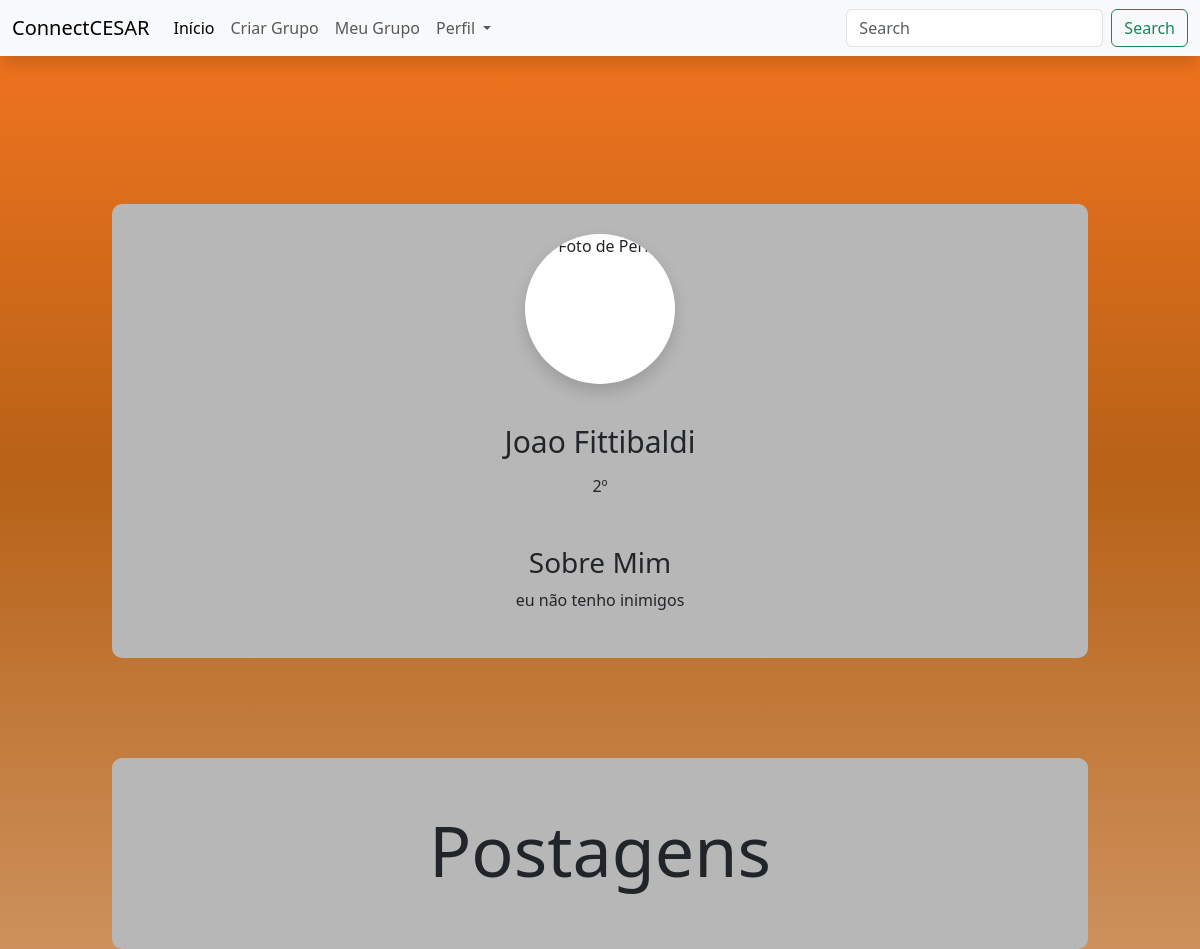
The page /acessarperfil/ (signed in) on the database its author committed.
### ccapp/models.py (models this page shows)
class Pessoa(models.Model):
    id_usuario = models.AutoField(primary_key=True)
    nome = models.TextField(max_length=255)
    email = models.TextField(max_length=255)
    senha = models.TextField(max_length=255)
    idade = models.IntegerField(null=True, blank=True)
    mbti = models.TextField(max_length=255, null=True, blank=True)
    periodo = models.TextField(max_length=255, null=True, blank=True)
    curso = models.TextField(max_length=255, null=True, blank=True)
    foto = models.ImageField(upload_to='perfil/', null=True, blank=True)
    descricao = models.TextField(null=True, blank=True)
    criado = models.DateTimeField(auto_now_add=True)
    atualizado = models.DateTimeField(auto_now=True)
    grupo_criado = models.ForeignKey(Grupo, null=True, blank=True, on_delete=models.SET_NULL)

### ccapp/views.py (the view)
# urls.py: path('acessarperfil/', views.acessarperfil, name="acessarperfil"),
def acessarperfil(request):
    if 'pessoa_id' in request.session:
        pessoa_id = request.session['pessoa_id']
        pessoa = Pessoa.objects.get(id_usuario=pessoa_id)
        context = {
            'nome': pessoa.nome,
            'periodo': pessoa.periodo,
            'descricao': pessoa.descricao,
            'mbti': pessoa.mbti,
            'curso': pessoa.curso,
            'foto': pessoa.foto,
            'idade': pessoa.idade
        }
        return render(request, 'acessarperfil.html', context)

### templates/acessarperfil.html (shortened to what this page needs)
{% include "navbar.html" %}
{% include "main.html" %}
<div class="container">
    <div class="profile-links">
            <img class="card-img-top rounded-circle shadow bg-white" style="width: 150px" src="{{ pessoa.foto.url }}" alt="Foto de Perfil">
            <li><a style="font-size: 30px;">{{ nome }}</a></li>
            <li><a>{{ periodo }}</a></li>
            <h3 class="mt-5">Sobre Mim</h3>
            <p class="text-justify">
             {{ descricao }}
        </p>
        </div>
        </div>
        <div class="container">
            <div class="profile-links">
                <li><a style="font-size: 70px;">Postagens</a></li>
            </div>
        </div>

### templates/main.html (style rules this page uses)
html { height: 100%; }
body { padding-top: 80px; min-height: 100%; margin: 0; background: linear-gradient( rgb(246, 117, 31), rgb(183, 98, 23), rgba(183, 98, 23, 0.7) ); background-attachment: fixed; }
.profile-links { background-color: #b8b7b7; padding: 30px 20px; text-align: center; margin: 100px 70px 0 70px; border-radius: 10px; }
.profile-links img { width: 150px; height: 150px; border-radius: 50%; display: inline-block; margin-bottom: 25px; }
.profile-links li { display: block; margin: 10px 0; }

### rows shown on the page
Pessoa: nome "Joao Fittibaldi", periodo "2º", descricao "eu não tenho inimigos"
